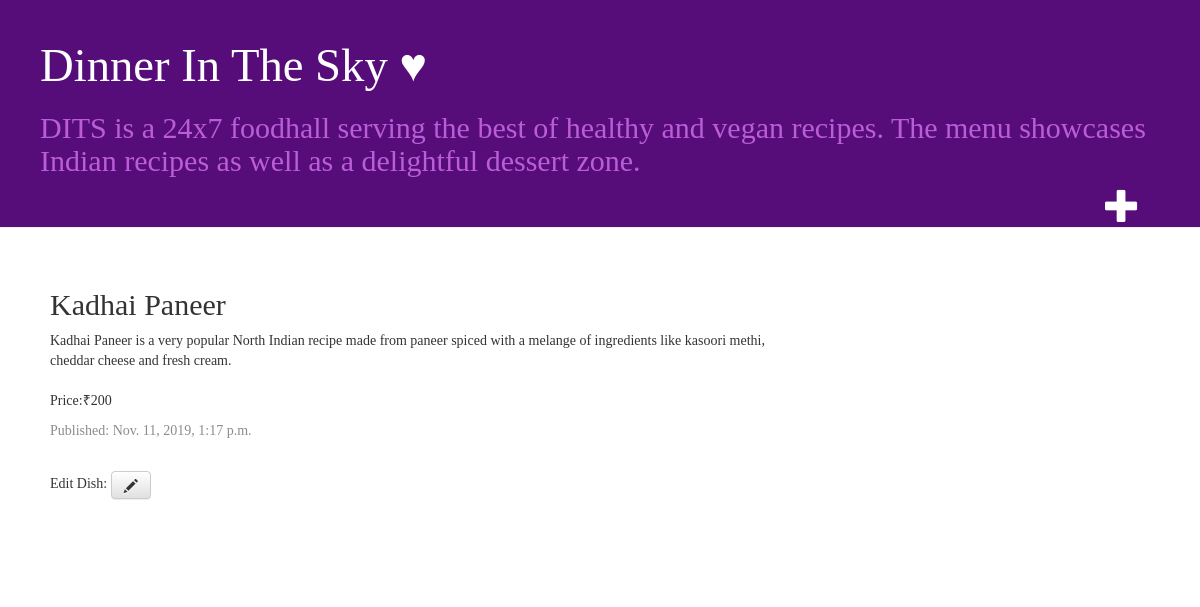
The app's page /post/4/ with its own data.
### blog/models.py (models this page shows, shortened)
class Post(models.Model):
    author = models.ForeignKey(settings.AUTH_USER_MODEL, on_delete=models.CASCADE)
    title = models.CharField(max_length=200)
    text = models.TextField()
    created_date = models.DateTimeField(default=timezone.now)
    published_date = models.DateTimeField(blank=True, null=True)

### blog/views.py (the view)
# urls.py: path('post/<int:pk>/', views.post_detail, name='post_detail'),
def post_detail(request,pk):
    post=get_object_or_404(Post,pk=pk)
    return render(request,'blog/post_detail.html',{'post':post})

### blog/templates/blog/post_detail.html
{% extends 'blog/base.html' %}
{% block content %}
<div class="post">
    <h2>{{post.title}}</h2>
    <p>{{ post.text|linebreaksbr }}</p>
    <div class="date">
        <p>Published: {{post.published_date}}</p>
    </div>
    <br>
    <p>Edit Dish: <a class="btn btn-default" href="{% url 'post_edit' pk=post.pk %}"><span class="glyphicon glyphicon-pencil"></span></a></p>
</div>
{% endblock %}

### blog/static/css/blog.css (style rules this page uses)
body { padding-left: 0px; font-family: 'Lobster'; }
h1, h2, h3, h4 { font-family: 'Lobster'; }
.date { color: #8d8c8d; }
.post { margin-bottom: 30px; }

### records on screen
Post: title "Kadhai Paneer", text "Kadhai Paneer is a very popular North Indian recipe made from paneer spiced with a melange of ingredients like kasoori methi, cheddar cheese and fresh cream. Price:₹200", published_date "Nov. 11, 2019, 1:17 p.m."
